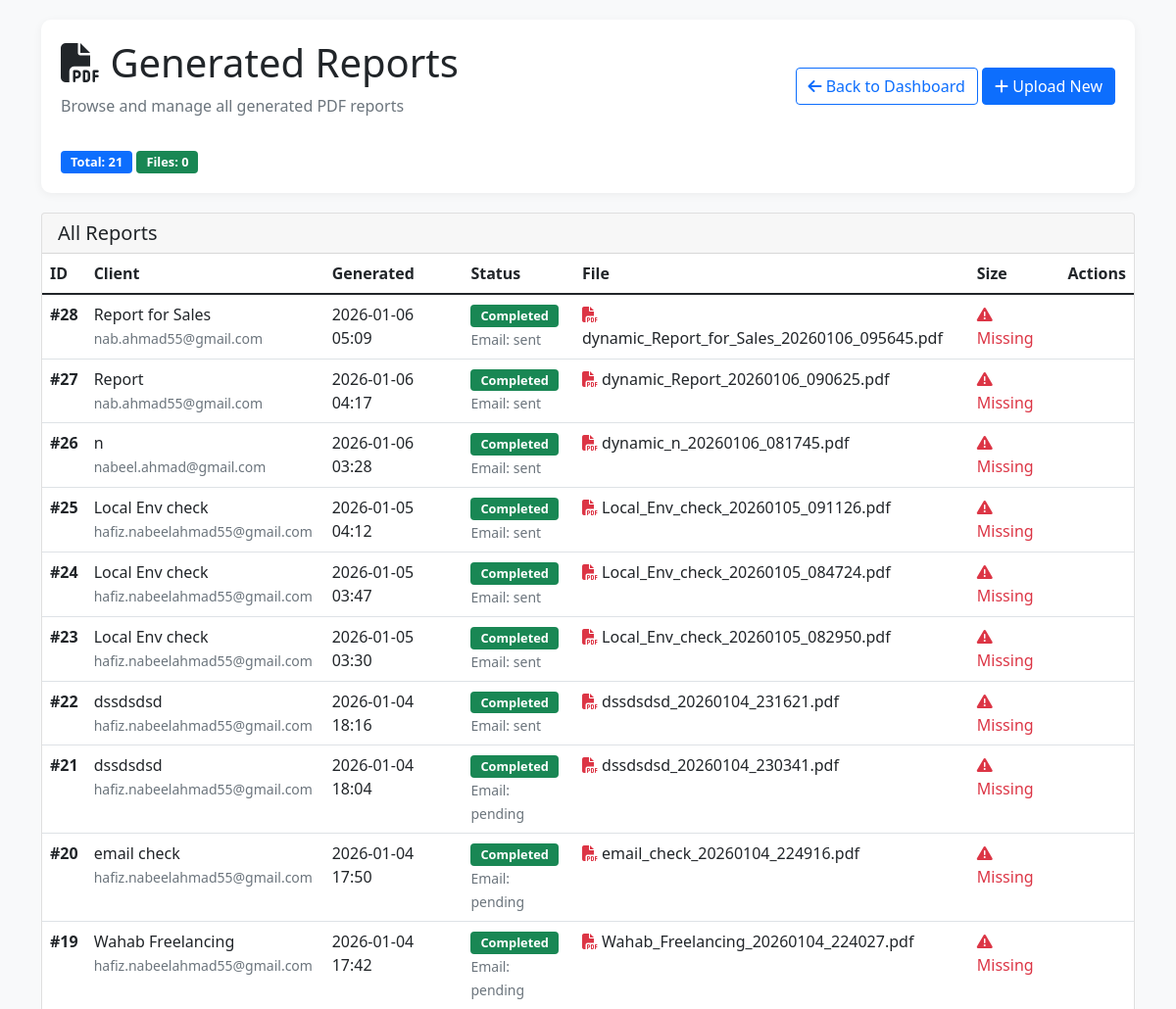
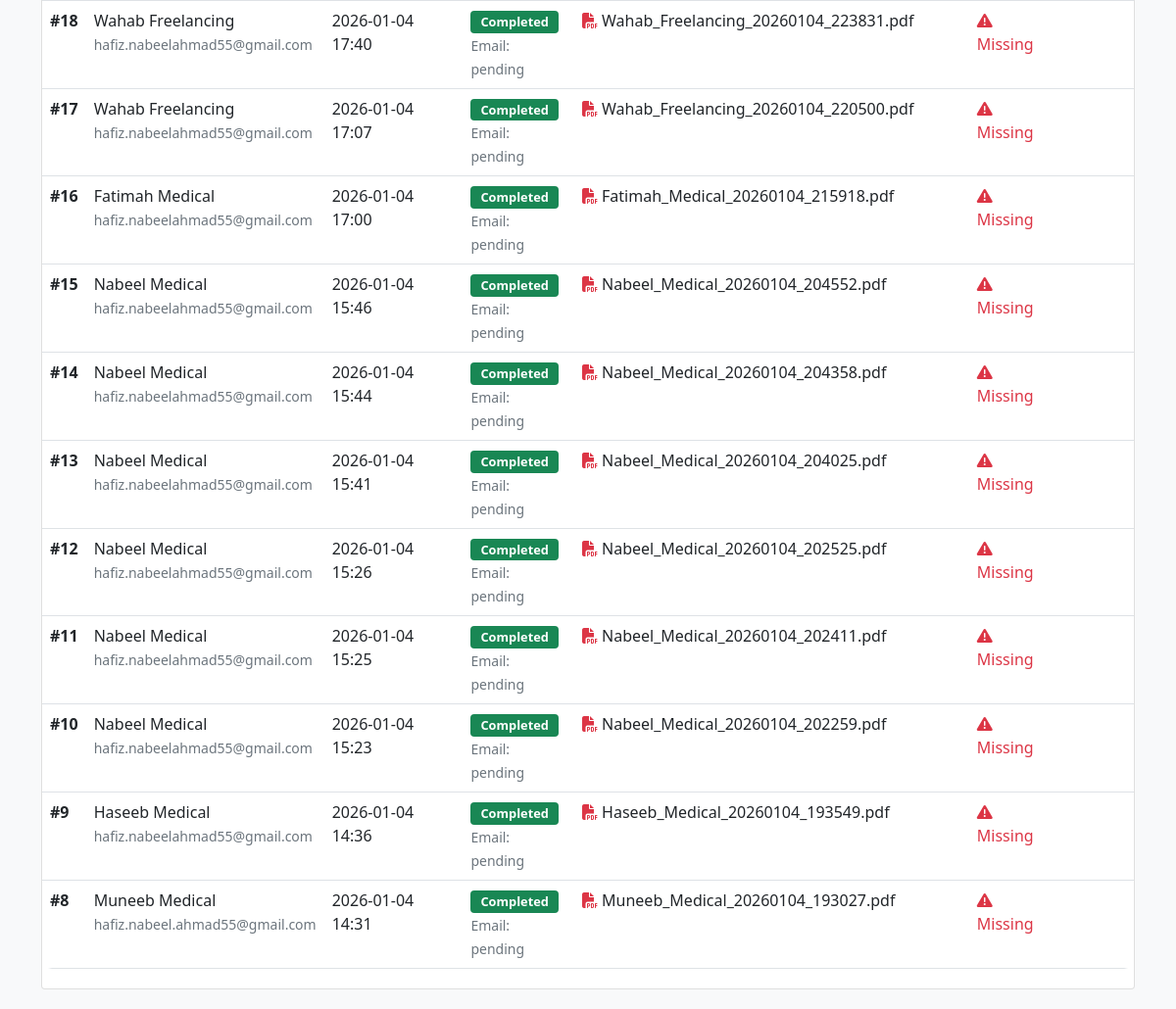
The app's page /reports/list with its own data (2 pictures, top to bottom).
### app/models.py (models this page shows)
class Report(Base):
    __tablename__ = "reports"
    id = Column(Integer, primary_key=True, index=True)
    filename = Column(String(200))
    original_filename = Column(String(200))
    client_name = Column(String(100), index=True)
    client_email = Column(String(100))
    pdf_path = Column(String(500))
    status = Column(String(20), default="pending")  # pending, processing, completed, failed
    created_at = Column(DateTime, default=datetime.utcnow)
    completed_at = Column(DateTime, nullable=True)
    download_link = Column(String(500), nullable=True)
    email_status = Column(String(20), default="pending")
    error_message = Column(Text, nullable=True)
    notes = Column(Text, nullable=True)
    total_appointments = Column(Integer, default=0)
    total_revenue = Column(Float, default=0.0)
    report_period = Column(String(50), nullable=True)
    logo_path = Column(String(500), nullable=True)
    hide_branding = Column(Boolean, default=False)
    template_used = Column(String(100), nullable=True)
    include_insights = Column(Boolean, default=True)

### app/routes/reports.py (the view, shortened to what this page needs)
@router.get("/list", response_class=HTMLResponse)
def list_reports(request: Request):
    db = database.SessionLocal()
    try:
        reports = db.query(models.Report).order_by(models.Report.created_at.desc()).all()
        pdf_files = []
        if GENERATED_PDFS_DIR.exists():
            for file_path in GENERATED_PDFS_DIR.glob("*.pdf"):
                stat = file_path.stat()
                pdf_files.append({
                    "filename": file_path.name,
                    "size": format_file_size(stat.st_size),
                    "modified": datetime.fromtimestamp(stat.st_mtime).strftime("%Y-%m-%d %H:%M"),
                    "full_path": str(file_path)
                })
        for report in reports:
            possible_paths = [
                Path(report.pdf_path) if report.pdf_path else None,
                GENERATED_PDFS_DIR / report.filename if report.filename else None,
                Path(f"generated_pdfs/{report.filename}") if report.filename else None
            ]
            report.file_exists = False
            for path in possible_paths:
                if path and path.exists():
                    report.file_exists = True
                    report.file_size = format_file_size(path.stat().st_size)
                    break
            if not report.file_exists:
                report.file_size = "0 bytes"
            report.logo_exists = report.logo_path and Path(report.logo_path).exists()
        return templates.TemplateResponse(
            "report_list.html",
            {
                "request": request,
                "reports": reports,
                "username": get_username_from_session(request) or "admin",
                "total_reports": len(reports),
                "pdf_files": pdf_files,
                "pdf_count": len(pdf_files),
                "pdf_directory": str(GENERATED_PDFS_DIR.absolute())
            }
        )
    finally:
        db.close()

### app/routes/reports.py (called while the page is built)
def get_username_from_session(request: Request):
    session_id = request.cookies.get("session_id")
    if not session_id or session_id not in sessions:
        return None
    return sessions[session_id]["username"]

### app/templates/report_list.html (shortened to what this page needs)
<!DOCTYPE html>
<html lang="en">
<head>
    <link rel="stylesheet" href="https://cdnjs.cloudflare.com/ajax/libs/font-awesome/6.4.0/css/all.min.css">
    <link href="https://cdn.jsdelivr.net/npm/bootstrap@5.1.3/dist/css/bootstrap.min.css" rel="stylesheet">
</head>
<body>
    <div class="container">
        <div class="header">
            <div class="d-flex justify-content-between align-items-center">
                <div>
                    <h1><i class="fas fa-file-pdf"></i> Generated Reports</h1>
                    <p class="text-muted">Browse and manage all generated PDF reports</p>
                </div>
                <div>
                    <a href="/admin" class="btn btn-outline-primary">
                        <i class="fas fa-arrow-left"></i> Back to Dashboard
                    </a>
                    <a href="/reports/upload" class="btn btn-primary">
                        <i class="fas fa-plus"></i> Upload New
                    </a>
                </div>
            </div>
            <div class="mt-3">
                <span class="badge bg-primary">Total: {{ total_reports }}</span>
                <span class="badge bg-success">Files: {{ pdf_count }}</span>
            </div>
        </div>
        {% if reports and reports|length > 0 %}
        <div class="row">
            <div class="col-12">
                <div class="card d-none d-md-block">
                    <div class="card-header">
                        <h5 class="mb-0">All Reports</h5>
                    </div>
                    <div class="card-body p-0">
                        <div class="table-responsive-wrapper">
                            <table class="table table-hover mb-0">
                                <thead>
                                    <tr>
                                        <th>ID</th>
                                        <th>Client</th>
                                        <th>Generated</th>
                                        <th>Status</th>
                                        <th>File</th>
                                        <th>Size</th>
                                        <th>Actions</th>
                                    </tr>
                                </thead>
                                <tbody>
                                    {% for report in reports %}
                                    <tr>
                                        <td><strong>#{{ report.id }}</strong></td>
                                        <td>
                                            <div>{{ report.client_name }}</div>
                                            <small class="text-muted">{{ report.client_email }}</small>
                                        </td>
                                        <td>
                                            {% if report.created_at %}
                                                {{ report.created_at.strftime('%Y-%m-%d %H:%M') }}
                                            {% endif %}
                                        </td>
                                        <td>
                                            {% if report.status == 'completed' %}
                                                <span class="badge bg-success">Completed</span>
                                            {% elif report.status == 'pending' %}
                                                <span class="badge bg-warning">Pending</span>
                                            {% else %}
                                                <span class="badge bg-secondary">{{ report.status }}</span>
                                            {% endif %}
                                            {% if report.email_status %}
                                                <br>
                                                <small class="text-muted">Email: {{ report.email_status }}</small>
                                            {% endif %}
                                        </td>
                                        <td>
                                            {% if report.filename %}
                                                <i class="fas fa-file-pdf text-danger"></i> {{ report.filename }}
                                            {% else %}
                                                <span class="text-muted">No file</span>
                                            {% endif %}
                                        </td>
                                        <td>
                                            {% if report.file_exists %}
                                                <span class="file-size">{{ report.file_size }} bytes</span>
                                            {% else %}
                                                <span class="text-danger"><i class="fas fa-exclamation-triangle"></i> Missing</span>
                                            {% endif %}
                                        </td>
                                        <td class="actions">
                                        </td>
                                    </tr>
                                    {% endfor %}
                                </tbody>
                            </table>
                        </div>
                    </div>
                </div>
            </div>
        </div>
        {% endif %}
    </div>
</body>
</html>

### app/templates/report_list.html (style rules this page uses)
:root { --primary: #4361ee; --primary-dark: #3a56d4; --secondary: #7209b7; --dark: #212529; --gray: #6c757d; --light-gray: #e9ecef; }
body { background-color: #f8f9fa; padding: 20px; }
.header { background: white; padding: 20px; border-radius: 10px; margin-bottom: 20px; box-shadow: 0 2px 10px rgba(0,0,0,0.05); }
.badge { font-size: 0.8em; padding: 5px 10px; }
.table-responsive-wrapper { overflow-x: auto; -webkit-overflow-scrolling: touch; margin-bottom: 20px; border-radius: 10px; }

### records on screen
Report: id "28", client_name "Report for Sales", client_email "nab.ahmad55@gmail.com", created_at "2026-01-06 05:09", status "Completed", email_status "sent", filename "dynamic_Report_for_Sales_20260106_095645.pdf"
Report: id "27", client_name "Report", client_email "nab.ahmad55@gmail.com", created_at "2026-01-06 04:17", status "Completed", email_status "sent", filename "dynamic_Report_20260106_090625.pdf"
Report: id "26", client_name "n", client_email "nabeel.ahmad@gmail.com", created_at "2026-01-06 03:28", status "Completed", email_status "sent", filename "dynamic_n_20260106_081745.pdf"
Report: id "25", client_name "Local Env check", client_email "hafiz.nabeelahmad55@gmail.com", created_at "2026-01-05 04:12", status "Completed", email_status "sent", filename "Local_Env_check_20260105_091126.pdf"
Report: id "24", client_name "Local Env check", client_email "hafiz.nabeelahmad55@gmail.com", created_at "2026-01-05 03:47", status "Completed", email_status "sent", filename "Local_Env_check_20260105_084724.pdf"
Report: id "23", client_name "Local Env check", client_email "hafiz.nabeelahmad55@gmail.com", created_at "2026-01-05 03:30", status "Completed", email_status "sent", filename "Local_Env_check_20260105_082950.pdf"
Report: id "22", client_name "dssdsdsd", client_email "hafiz.nabeelahmad55@gmail.com", created_at "2026-01-04 18:16", status "Completed", email_status "sent", filename "dssdsdsd_20260104_231621.pdf"
Report: id "21", client_name "dssdsdsd", client_email "hafiz.nabeelahmad55@gmail.com", created_at "2026-01-04 18:04", status "Completed", email_status "pending", filename "dssdsdsd_20260104_230341.pdf"
Report: id "20", client_name "email check", client_email "hafiz.nabeelahmad55@gmail.com", created_at "2026-01-04 17:50", status "Completed", email_status "pending", filename "email_check_20260104_224916.pdf"
Report: id "19", client_name "Wahab Freelancing", client_email "hafiz.nabeelahmad55@gmail.com", created_at "2026-01-04 17:42", status "Completed", email_status "pending", filename "Wahab_Freelancing_20260104_224027.pdf"
Report: id "18", client_name "Wahab Freelancing", client_email "hafiz.nabeelahmad55@gmail.com", created_at "2026-01-04 17:40", status "Completed", email_status "pending", filename "Wahab_Freelancing_20260104_223831.pdf"
Report: id "17", client_name "Wahab Freelancing", client_email "hafiz.nabeelahmad55@gmail.com", created_at "2026-01-04 17:07", status "Completed", email_status "pending", filename "Wahab_Freelancing_20260104_220500.pdf"
Report: id "16", client_name "Fatimah Medical", client_email "hafiz.nabeelahmad55@gmail.com", created_at "2026-01-04 17:00", status "Completed", email_status "pending", filename "Fatimah_Medical_20260104_215918.pdf"
Report: id "15", client_name "Nabeel Medical", client_email "hafiz.nabeelahmad55@gmail.com", created_at "2026-01-04 15:46", status "Completed", email_status "pending", filename "Nabeel_Medical_20260104_204552.pdf"
Report: id "14", client_name "Nabeel Medical", client_email "hafiz.nabeelahmad55@gmail.com", created_at "2026-01-04 15:44", status "Completed", email_status "pending", filename "Nabeel_Medical_20260104_204358.pdf"
Report: id "13", client_name "Nabeel Medical", client_email "hafiz.nabeelahmad55@gmail.com", created_at "2026-01-04 15:41", status "Completed", email_status "pending", filename "Nabeel_Medical_20260104_204025.pdf"
Report: id "12", client_name "Nabeel Medical", client_email "hafiz.nabeelahmad55@gmail.com", created_at "2026-01-04 15:26", status "Completed", email_status "pending", filename "Nabeel_Medical_20260104_202525.pdf"
Report: id "11", client_name "Nabeel Medical", client_email "hafiz.nabeelahmad55@gmail.com", created_at "2026-01-04 15:25", status "Completed", email_status "pending", filename "Nabeel_Medical_20260104_202411.pdf"
Report: id "10", client_name "Nabeel Medical", client_email "hafiz.nabeelahmad55@gmail.com", created_at "2026-01-04 15:23", status "Completed", email_status "pending", filename "Nabeel_Medical_20260104_202259.pdf"
Report: id "9", client_name "Haseeb Medical", client_email "hafiz.nabeelahmad55@gmail.com", created_at "2026-01-04 14:36", status "Completed", email_status "pending", filename "Haseeb_Medical_20260104_193549.pdf"
Report: id "8", client_name "Muneeb Medical", client_email "hafiz.nabeel.ahmad55@gmail.com", created_at "2026-01-04 14:31", status "Completed", email_status "pending", filename "Muneeb_Medical_20260104_193027.pdf"

### other values on screen
{{ total_reports }} "21"
{{ pdf_count }} "0"
